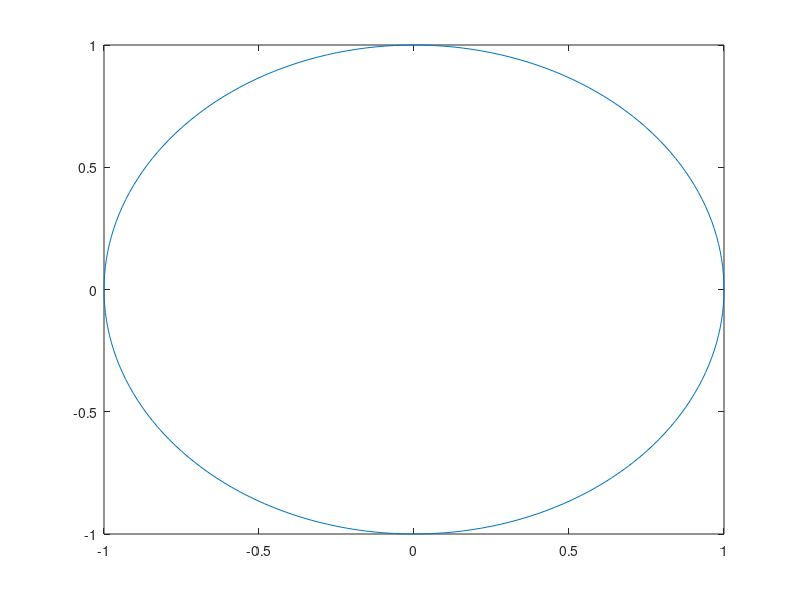
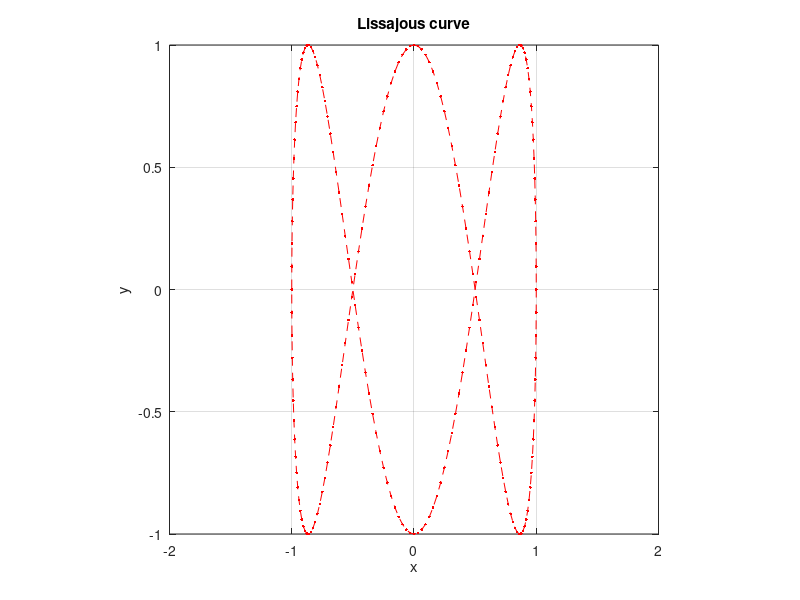
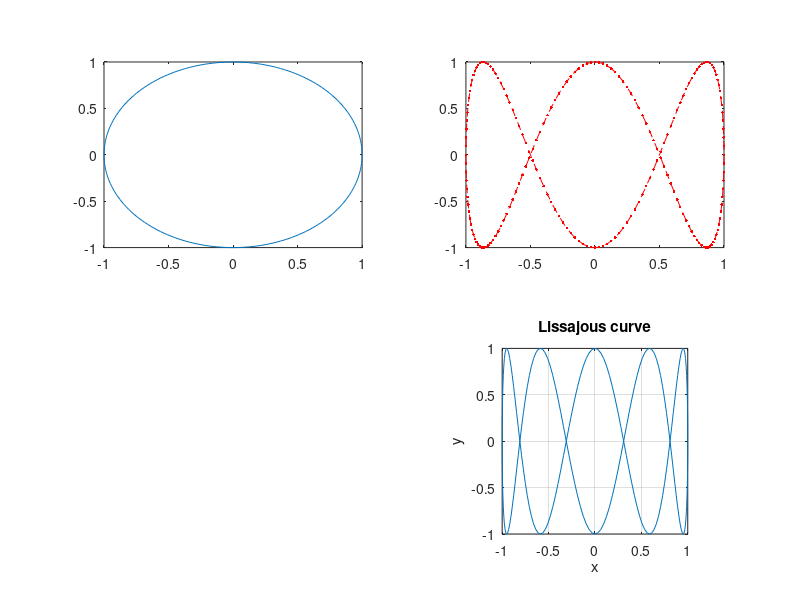

The MATLAB source for these figures, in order:
%Plot a Lissajous curve
%parameter
p=0 : pi/100 : 2*pi
%x and y curves
x = sin(p);
y = cos(p);
y1 = cos(p);
y2 = cos(3*p);
y3 = cos(5*p);
%plot the curve in different windows
figure(1)
plot(x,y1)
hold on
figure(2)
plot(x , y2,'r.--')
axis square
grid on
xlabel('x')
ylabel('y')
title('Lissajous curve')
%adjust axis
a = axis
a([1 2]) = [-2 2];
axis(a);
%plot the curve using subplot
figure(3)
subplot(2,2,1)
plot(x,y1)
subplot(2,2,2)
plot(x , y2,'r.--')
subplot(2,2,4)
plot(x,y3)
axis square
grid on
xlabel('x')
ylabel('y')
title('Lissajous curve')